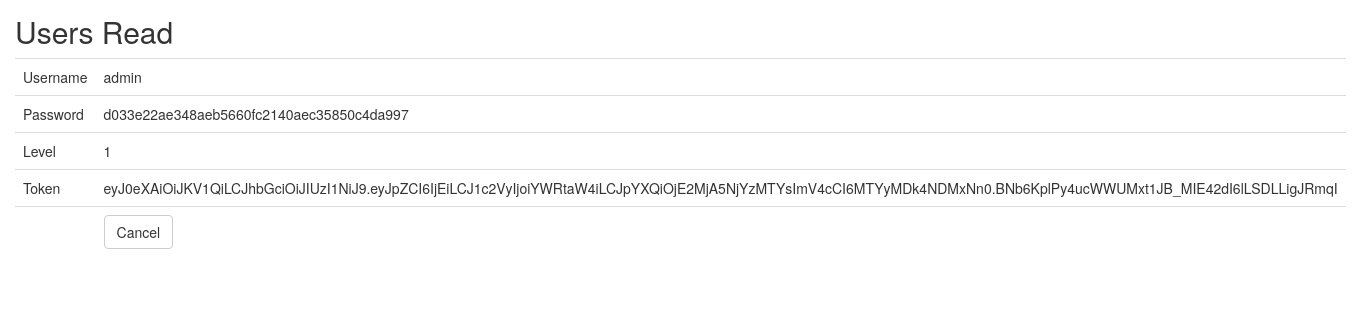
The app's page /client/users/read/1.html with its own data.
### tables this page shows
CREATE TABLE IF NOT EXISTS `users` (
  `id` int(11) NOT NULL AUTO_INCREMENT,
  `username` varchar(150) NOT NULL,
  `password` varchar(250) NOT NULL,
  `level` int(11) NOT NULL,
  `token` text NOT NULL,
  PRIMARY KEY (`id`)
);

### client/application/controllers/Users.php (called while the page is built, shortened)
<?php
class Users extends CI_Controller
{
    function __construct()
    {
        $this->load->model('Users_model');
        $this->load->library('form_validation');
    }
    public function read($id)
    {
        $row = $this->Users_model->get_by_id($id);
        if ($row) {
            $data = array(
		'id' => $row->id,
		'username' => $row->username,
		'password' => $row->password,
		'level' => $row->level,
		'token' => $row->token,
	    );
            $this->load->view('users/users_read', $data);
        } else {
            $this->session->set_flashdata('message', 'Record Not Found');
            redirect(site_url('users'));
        }
    }
}

### client/index.php (called while the page is built, shortened)
<?php
require_once BASEPATH.'core/CodeIgniter.php';

### client/application/models/Users_model.php (called while the page is built, shortened)
<?php
class Users_model extends CI_Model
{
    public $table = 'users';
    public $id = 'id';
    function get_by_id($id)
    {
        $this->db->where($this->id, $id);
        return $this->db->get($this->table)->row();
    }
}

### client/application/views/users/users_read.php (the view, shortened to what this page needs)
<!doctype html>
<html>
    <head>
        <link rel="stylesheet" href="<?php echo base_url('assets/bootstrap/css/bootstrap.min.css') ?>"/>
    </head>
    <body>
        <h2 style="margin-top:0px">Users Read</h2>
        <table class="table">
	    <tr><td>Username</td><td><?php echo $username; ?></td></tr>
	    <tr><td>Password</td><td><?php echo $password; ?></td></tr>
	    <tr><td>Level</td><td><?php echo $level; ?></td></tr>
	    <tr><td>Token</td><td><?php echo $token; ?></td></tr>
	    <tr><td></td><td><a href="<?php echo site_url('users') ?>" class="btn btn-default">Cancel</a></td></tr>
	</table>
        </body>
</html>

### client/application/views/users/users_read.php (style rules this page uses)
body { padding: 15px; }

### records on screen
users: username "admin", password "d033e22ae348aeb5660fc2140aec35850c4da997", level "1", token "eyJ0eXAiOiJKV1QiLCJhbGciOiJIUzI1NiJ9.eyJpZCI6IjEiLCJ1c2VyIjoiYWRtaW4iLCJpYXQiOjE2MjA5NjYzMTYsImV4cCI6MTYyMDk4NDMxNn0.BNb6KplPy4ucWWUMxt1JB_MIE42dI6lLSDLLigJRmqI"
